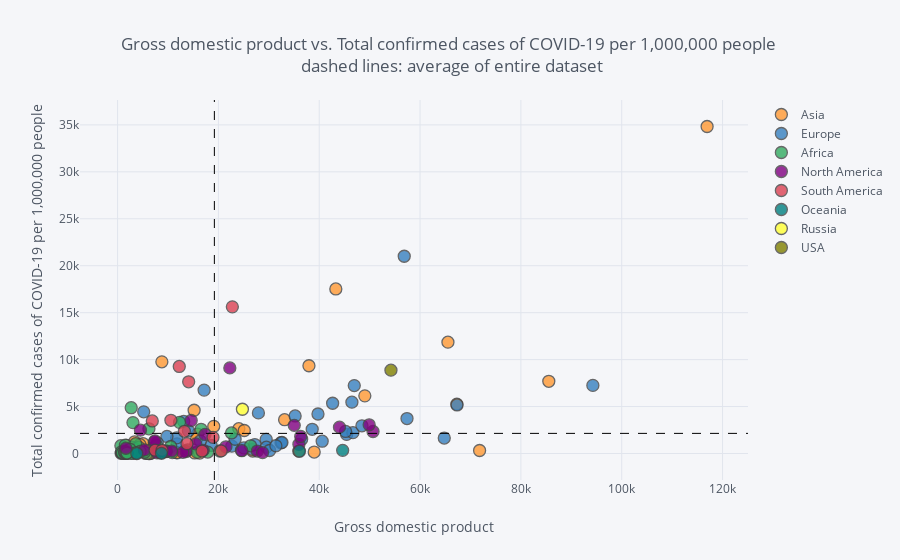

Source (notebook cell):
### Markdown cell above
![image.png](attachment:image.png)

### Code cell
with warnings.catch_warnings(): # to catch warning about np.module in Python 3.8.2.
    warnings.filterwarnings("ignore",category=FutureWarning)
    survey.iplot(
        x='gdp_per_capita',
        y='total_cases_per_million',
        categories='continent',
        text="location",
        vline= {"x":survey["gdp_per_capita"].mean(),
                "color":"#000000",
                "dash": "dash"
               },
        hline={"y":survey["total_cases_per_million"].mean(),
               "color":"#000000",
               "dash": "dash"
              },
        xTitle='Gross domestic product',
        yTitle='Total confirmed cases of COVID-19 per 1,000,000 people',
        title='Gross domestic product vs. Total confirmed cases of COVID-19 per 1,000,000 people <br> dashed lines: average of entire dataset'
    )
print("Recommendation: choose option to 'show closest data point on hover' in top right corner")

### Figure 1 — Plotly figure (JSON) as saved in the notebook; plotly's stock layout.template omitted (floating-point values rounded to 4 significant figures)
{"data": [{"marker": {"color": "rgba(255, 153, 51, 1.0)", "line": {"width": 1.3}, "opacity": 0.8, "size": 12, "symbol": "circle"}, "mode": "markers", "name": "Asia", "text": ["Afghanistan", "Armenia", "Azerbaijan", "Bahrain", "Bangladesh", "Bhutan", "Brunei", "Cambodia", "China", "Georgia", "India", "Indonesia", "Iran", "Iraq", "Israel", "Japan", "Jordan", "Kazakhstan", "Kuwait", "Kyrgyzstan", "Laos", "Lebanon", "Malaysia", "Maldives", "Mongolia", "Myanmar", "Nepal", "Oman", "Pakistan", "Palestine", "Philippines", "Qatar", "Saudi Arabia", "Singapore", "South Korea", "Sri Lanka", "Syria", "Taiwan", "Tajikistan", "Thailand", "Timor", "Turkey", "United Arab Emirates", "Uzbekistan", "Vietnam", "Yemen"], "textfont": {"color": "#4D5663"}, "type": "scatter", "x": [1804.0, 8788.0, 15850.0, 43290.0, 3524.0, 8709.0, 71810.0, 3645.0, 15310.0, 9745.0, 6427.0, 11190.0, 19080.0, 15660.0, 33130.0, 39000.0, 8337.0, 24060.0, 65530.0, 3393.0, 6397.0, 13370.0, 26810.0, 15180.0, 11840.0, 5592.0, 2443.0, 37960.0, 5035.0, 4450.0, 7599.0, 116900.0, 49050.0, 85540.0, 35940.0, 11670.0, null, null, 2897.0, 16280.0, 6570.0, 25130.0, 67290.0, 6253.0, 6172.0, 1479.0], "y": [857.6, 9765.0, 2055.0, 17530.0, 1006.0, 103.7, 322.3, 8.434, 58.98, 240.2, 521.5, 237.5, 2894.0, 1548.0, 3603.0, 158.0, 114.4, 2646.0, 11860.0, 1248.0, 2.611, 276.2, 267.8, 4608.0, 67.11, 5.808, 547.9, 9348.0, 1062.0, 938.2, 422.8, 34830.0, 6139.0, 7689.0, 257.1, 97.04, 21.26, 18.85, 656.6, 45.77, 18.2, 2453.0, 5264.0, 312.5, 3.791, 43.25]}, {"marker": {"color": "rgba(55, 128, 191, 1.0)", "line": {"width": 1.3}, "opacity": 0.8, "size": 12, "symbol": "circle"}, "mode": "markers", "name": "Europe", "text": ["Albania", "Andorra", "Austria", "Belarus", "Belgium", "Bosnia and Herzegovina", "Bulgaria", "Croatia", "Cyprus", "Czech Republic", "Denmark", "Estonia", "Faeroe Islands", "Finland", "France", "Germany", "Gibraltar", "Greece", "Guernsey", "Hungary", "Iceland", "Ireland", "Isle of Man", "Italy", "Jersey", "Kosovo", "Latvia", "Liechtenstein", "Lithuania", "Luxembourg", "Macedonia", "Malta", "Moldova", "Monaco", "Montenegro", "Netherlands", "Norway", "Poland", "Portugal", "Romania", "San Marino", "Serbia", "Slovakia", "Slovenia", "Sweden", "Switzerland", "Ukraine", "United Kingdom", "Vatican"], "textfont": {"color": "#4D5663"}, "type": "scatter", "x": [11800.0, null, 45440.0, 17170.0, 42660.0, 11710.0, 18560.0, 22670.0, 32420.0, 32610.0, 46680.0, 29480.0, null, 40590.0, 38610.0, 45230.0, null, 24570.0, null, 26780.0, 46480.0, 67340.0, null, 35220.0, null, 9796.0, 25060.0, null, 29520.0, 94280.0, 13110.0, 36510.0, 5190.0, null, 16410.0, 48470.0, 64800.0, 27220.0, 27940.0, 23310.0, 56860.0, 14050.0, 30160.0, 31400.0, 46950.0, 57410.0, 7894.0, 39750.0, null], "y": [1030.0, 11070.0, 2035.0, 6752.0, 5355.0, 1664.0, 851.1, 784.4, 1146.0, 1173.0, 2223.0, 1503.0, 3827.0, 1310.0, 2579.0, 2351.0, 5313.0, 341.7, 3758.0, 433.6, 5468.0, 5171.0, 3951.0, 4000.0, 3215.0, 1815.0, 597.5, 2229.0, 676.3, 7256.0, 3418.0, 1522.0, 4439.0, 2752.0, 1339.0, 2953.0, 1647.0, 955.3, 4328.0, 1519.0, 21010.0, 2413.0, 323.3, 825.4, 7234.0, 3724.0, 1134.0, 4210.0, 14830.0]}, {"marker": {"color": "rgba(50, 171, 96, 1.0)", "line": {"width": 1.3}, "opacity": 0.8, "size": 12, "symbol": "circle"}, "mode": "markers", "name": "Africa", "text": ["Algeria", "Angola", "Benin", "Botswana", "Burkina Faso", "Burundi", "Cameroon", "Cape Verde", "Central African Republic", "Chad", "Comoros", "Congo", "Cote d'Ivoire", "Democratic Republic of Congo", "Djibouti", "Egypt", "Equatorial Guinea", "Eritrea", "Ethiopia", "Gabon", "Gambia", "Ghana", "Guinea", "Guinea-Bissau", "Kenya", "Lesotho", "Liberia", "Libya", "Madagascar", "Malawi", "Mali", "Mauritania", "Mauritius", "Morocco", "Mozambique", "Namibia", "Niger", "Nigeria", "Rwanda", "Sao Tome and Principe", "Senegal", "Seychelles", "Sierra Leone", "Somalia", "South Africa", "South Sudan", "Sudan", "Swaziland", "Tanzania", "Togo", "Tunisia", "Uganda", "Western Sahara", "Zambia", "Zimbabwe"], "textfont": {"color": "#4D5663"}, "type": "scatter", "x": [13910.0, 5819.0, 2064.0, 15810.0, 1703.0, 702.2, 3365.0, 6223.0, 661.2, 1768.0, 1414.0, 4881.0, 3601.0, 808.1, 2705.0, 10550.0, 22600.0, 1510.0, 1730.0, 16560.0, 1562.0, 4228.0, 1999.0, 1549.0, 2993.0, 2851.0, 752.8, 17880.0, 1416.0, 1095.0, 2014.0, 3598.0, 20290.0, 7485.0, 1136.0, 9542.0, 926, 5338.0, 1854.0, 3053.0, 2471.0, 26380.0, 1390.0, null, 12290.0, 1570.0, 4467.0, 7739.0, 2683.0, 1430.0, 10850.0, 1698.0, null, 3689.0, 1900.0], "y": [374.1, 10.74, 98.9, 116.9, 47.84, 16.06, 528.8, 2631.0, 835.0, 53.09, 357.6, 282.2, 415.7, 82.98, 4881.0, 744.8, 2189.0, 60.62, 55.55, 2580.0, 25.24, 678.3, 429.2, 896.9, 150.0, 42.48, 176.2, 152.2, 117.4, 95.03, 115.1, 1049.0, 268.9, 388.2, 32.38, 190.9, 45.15, 142.1, 85.93, 3290.0, 446.6, 823.7, 193.3, 189.1, 3317.0, 187.0, 222.7, 871.4, 8.521, 82.14, 101.5, 20.84, 868.9, 88.77, 49.38]}, {"marker": {"color": "rgba(128, 0, 128, 1.0)", "line": {"width": 1.3}, "opacity": 0.8, "size": 12, "symbol": "circle"}, "mode": "markers", "name": "North America", "text": ["Anguilla", "Antigua and Barbuda", "Aruba", "Bahamas", "Barbados", "Belize", "Bermuda", "Bonaire Sint Eustatius and Saba", "British Virgin Islands", "Canada", "Cayman Islands", "Costa Rica", "Cuba", "Curacao", "Dominica", "Dominican Republic", "El Salvador", "Greenland", "Grenada", "Guatemala", "Haiti", "Honduras", "Jamaica", "Mexico", "Montserrat", "Nicaragua", "Panama", "Puerto Rico", "Saint Kitts and Nevis", "Saint Lucia", "Saint Vincent and the Grenadines", "Sint Maarten (Dutch part)", "Trinidad and Tobago", "Turks and Caicos Islands", "United States Virgin Islands"], "textfont": {"color": "#4D5663"}, "type": "scatter", "x": [null, 21490.0, 35970.0, 27720.0, 16980.0, 7824.0, 50670.0, null, null, 44020.0, 49900.0, 15520.0, null, null, 9673.0, 14600.0, 7292.0, null, 13590.0, 7424.0, 1653.0, 4542.0, 8194.0, 17340.0, null, 5321.0, 22270.0, 35040.0, 24650.0, 12950.0, 10730.0, 36330.0, 28760.0, null, null], "y": [200.0, 714.8, 983.5, 264.5, 341.0, 75.45, 2345.0, 267.0, 264.6, 2806.0, 3058.0, 1029.0, 210.1, 152.3, 250.0, 3515.0, 1238.0, 229.0, 204.4, 1338.0, 558.7, 2490.0, 248.9, 2030.0, 2200.0, 380.3, 9116.0, 3001.0, 300.8, 119.8, 261.4, 1819.0, 95.03, 1266.0, 1111.0]}, {"marker": {"color": "rgba(219, 64, 82, 1.0)", "line": {"width": 1.3}, "opacity": 0.8, "size": 12, "symbol": "circle"}, "mode": "markers", "name": "South America", "text": ["Argentina", "Bolivia", "Brazil", "Chile", "Colombia", "Ecuador", "Falkland Islands", "Guyana", "Paraguay", "Peru", "Suriname", "Uruguay", "Venezuela"], "textfont": {"color": "#4D5663"}, "type": "scatter", "x": [18930.0, 6886.0, 14100.0, 22770.0, 13250.0, 10580.0, null, 7435.0, 8827.0, 12240.0, 13770.0, 20550.0, 16750.0], "y": [1721.0, 3470.0, 7637.0, 15620.0, 2364.0, 3536.0, 3732.0, 353.4, 344.3, 9272.0, 1047.0, 276.4, 260.6]}, {"marker": {"color": "rgba(0, 128, 128, 1.0)", "line": {"width": 1.3}, "opacity": 0.8, "size": 12, "symbol": "circle"}, "mode": "markers", "name": "Oceania", "text": ["Australia", "Fiji", "French Polynesia", "Guam", "New Caledonia", "New Zealand", "Northern Mariana Islands", "Papua New Guinea"], "textfont": {"color": "#4D5663"}, "type": "scatter", "x": [44650.0, 8703.0, null, null, null, 36090.0, null, 3823.0], "y": [336.7, 21.2, 220.7, 1795.0, 73.56, 245.9, 538.6, 1.229]}, {"marker": {"color": "rgba(255, 255, 51, 1.0)", "line": {"width": 1.3}, "opacity": 0.8, "size": 12, "symbol": "circle"}, "mode": "markers", "name": "Russia", "text": ["Russia"], "textfont": {"color": "#4D5663"}, "type": "scatter", "x": [24770.0], "y": [4713.0]}, {"marker": {"color": "rgba(128, 128, 0, 1.0)", "line": {"width": 1.3}, "opacity": 0.8, "size": 12, "symbol": "circle"}, "mode": "markers", "name": "USA", "text": ["United States"], "textfont": {"color": "#4D5663"}, "type": "scatter", "x": [54230.0], "y": [8878.0]}], "layout": {"legend": {"bgcolor": "#F5F6F9", "font": {"color": "#4D5663"}}, "paper_bgcolor": "#F5F6F9", "plot_bgcolor": "#F5F6F9", "shapes": [{"line": {"color": "#000000", "dash": "dash", "width": 1}, "type": "line", "x0": 0, "x1": 1, "xref": "paper", "y0": 2143.0, "y1": 2143.0, "yref": "y"}, {"line": {"color": "#000000", "dash": "dash", "width": 1}, "type": "line", "x0": 19200.0, "x1": 19200.0, "xref": "x", "y0": 0, "y1": 1, "yref": "paper"}], "title": "Gross domestic product vs. Total confirmed cases of COVID-19 per 1,000,000 people <br> dashed lines: average of entire dataset", "titlefont": {"color": "#4D5663"}, "xaxis": {"gridcolor": "#E1E5ED", "showgrid": true, "tickfont": {"color": "#4D5663"}, "title": "Gross domestic product", "titlefont": {"color": "#4D5663"}, "zerolinecolor": "#E1E5ED"}, "yaxis": {"gridcolor": "#E1E5ED", "showgrid": true, "tickfont": {"color": "#4D5663"}, "title": "Total confirmed cases of COVID-19 per 1,000,000 people", "titlefont": {"color": "#4D5663"}, "zerolinecolor": "#E1E5ED"}}}
